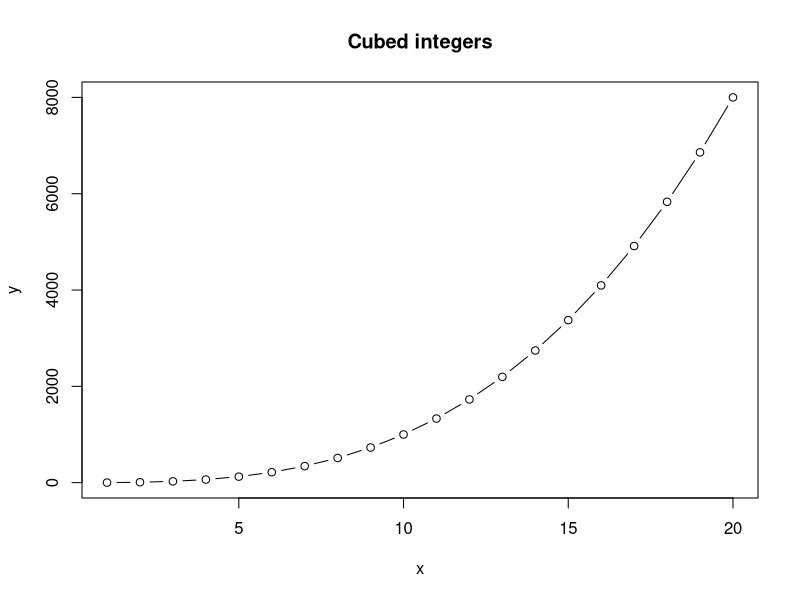
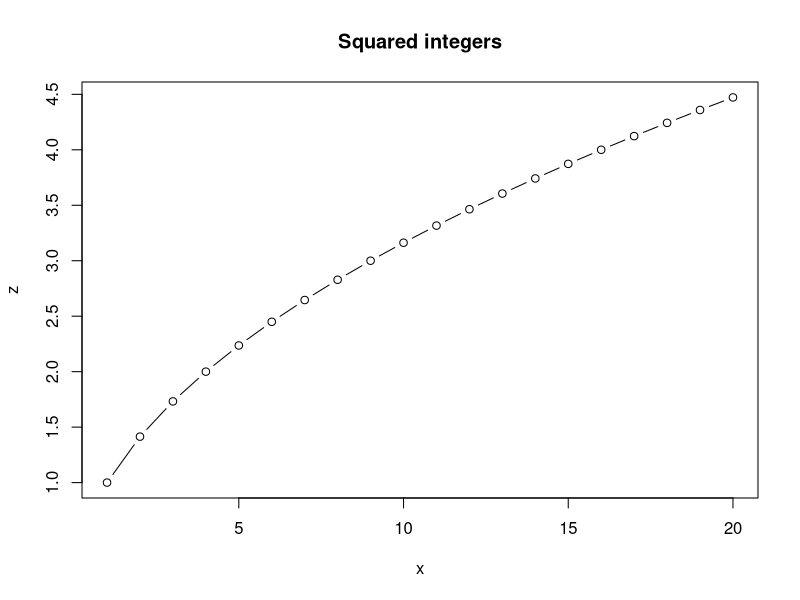

Generate these figures, in order, with R:
## This is a R script 
## Run this code to make a plot of x and x^3 for the integers from 1 to 10

x <- 1:20
y <- x^3
z <- x^ (1/2)

plot(x,y, type = "b", main = "Cubed integers")
plot (x,z, type = "b", main = "Squared integers")
